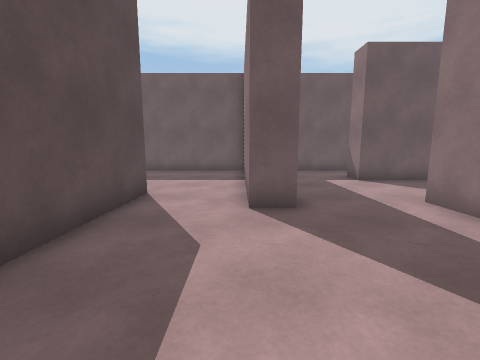
view 1 (above)

24 first-person views from a walk through a Unity game level. The camera is 1.3 m above the floor, tilts 8° down and sees 90° across. The floor is counted in squares, 1 m on a side. Each view is taken from the middle of a square. On the plan, view 1 faces up. The plan holds only what a view shows up to about 12 squares ahead; the rest is blank.

view 2
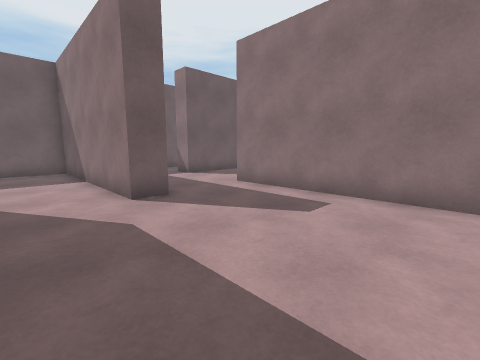

view 3
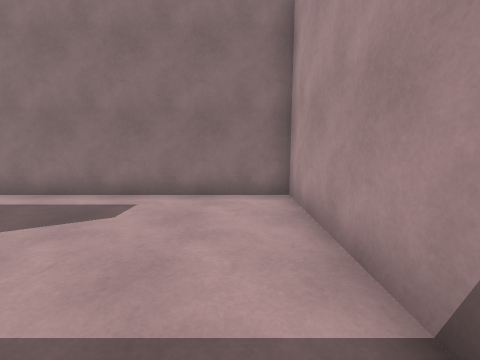

view 4
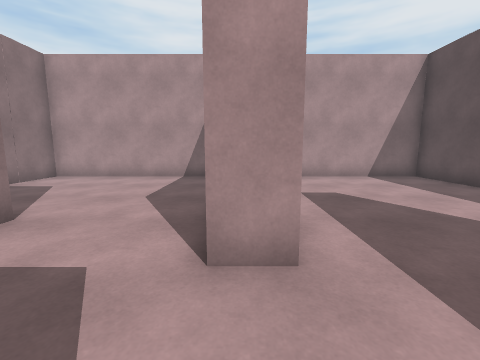

view 5
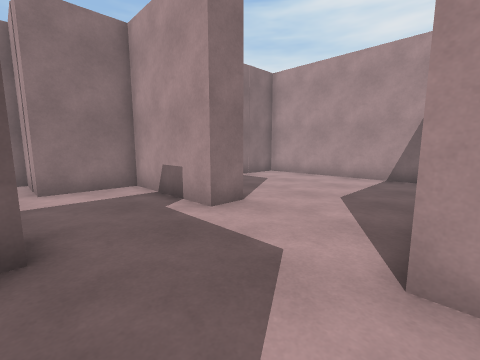

view 6
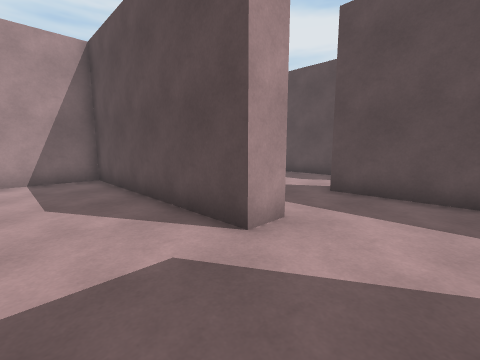

view 7
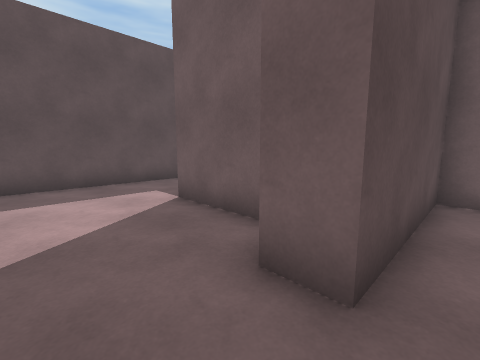

view 8
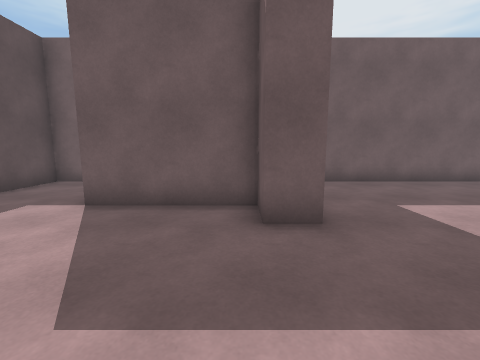

view 9
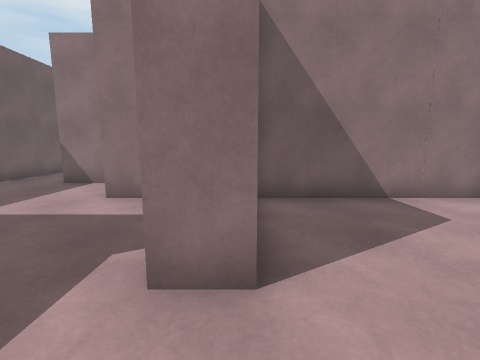

view 10
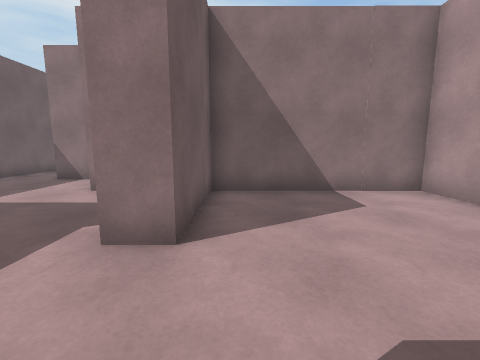

view 11
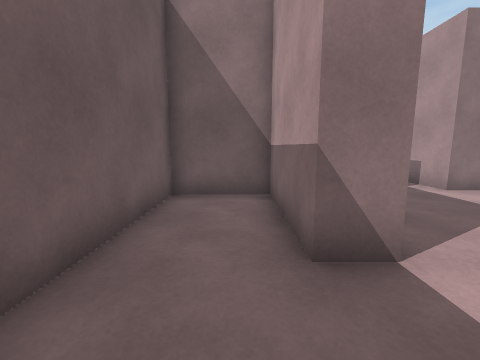

view 12
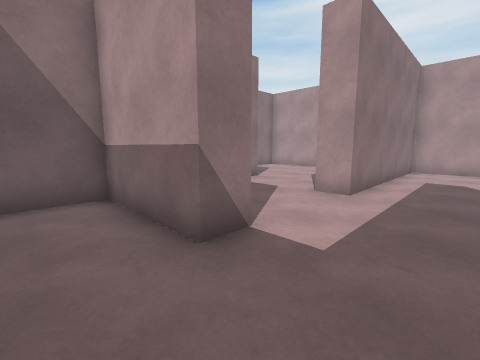

view 13
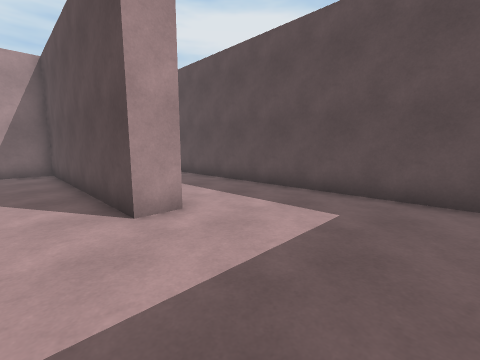

view 14
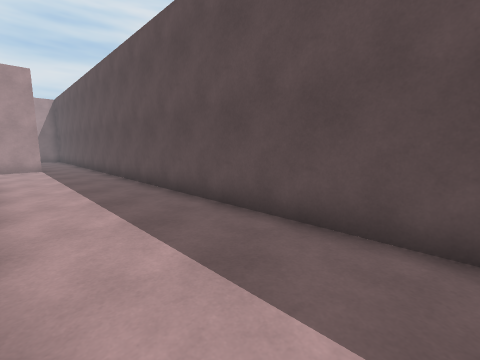

view 15
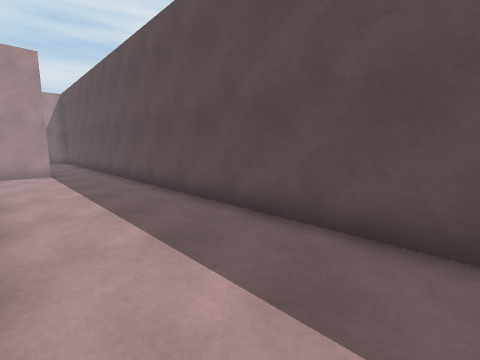

view 16
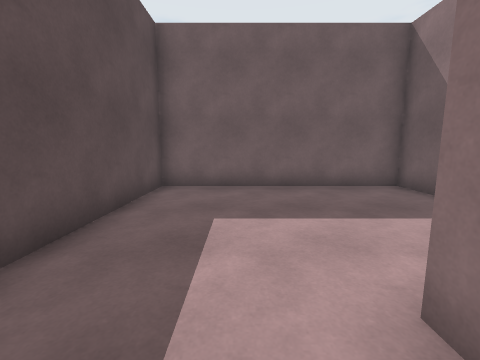

view 17
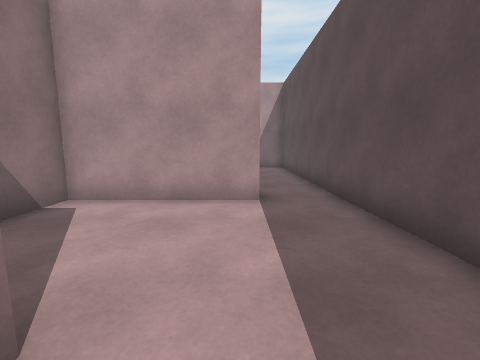

view 18
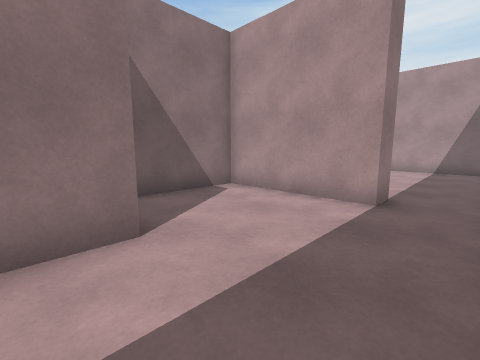

view 19
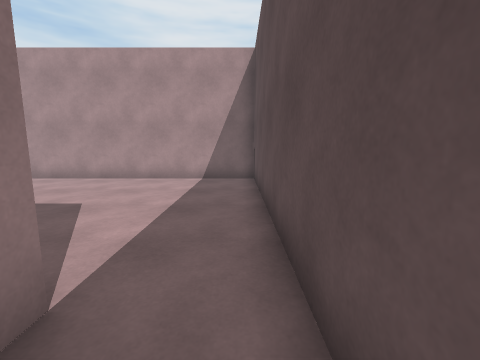

view 20
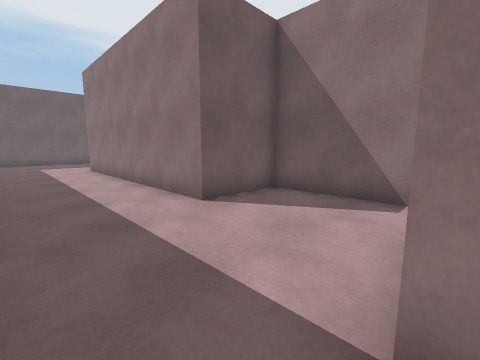

view 21
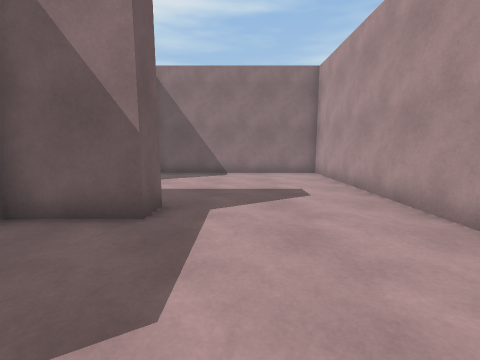

view 22
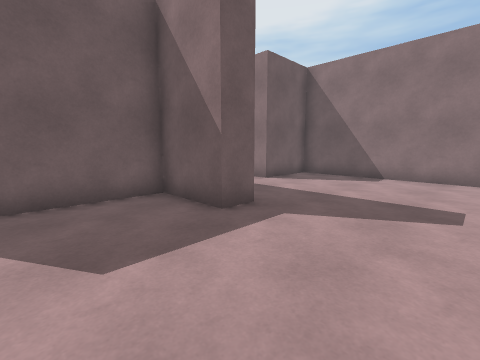

view 23
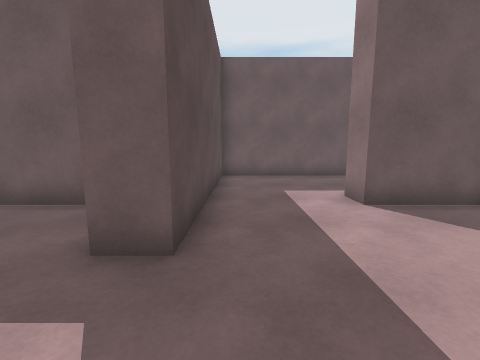

view 24
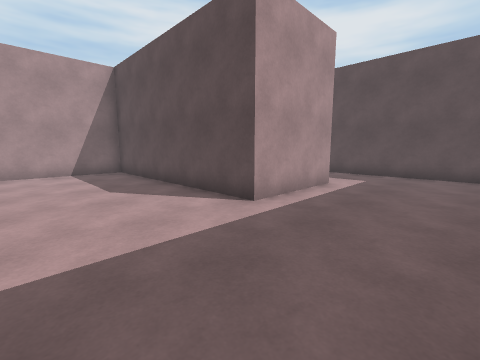

### Floor plan
Ten units are one square. View 1 is at (0, 0); x grows to the right and y downward. Boxes are objects, and circles mark ways between rooms. Rooms are numbered by the first view taken in them; rooms with no view inside come last. Other rooms are left out.
<svg viewBox="-81 -133 246 305">
<path fill="none" stroke="#000" d="M12 -49 2 -49 2 -64M-26 -67 -26 23 44 23 44 -45M44 -45 44 -55 54 -55 54 23 130 23 130 -38 90 -38 90 -48M94 -79 84 -79 84 -92 46 -92 46 -102 84 -102 84 -128 12 -128 12 -49M90 -48 130 -48 130 -74 155 -74 155 -104M156 -128 94 -128 94 -79M2 -64 2 -128 -76 -128 -76 74M-55 77 -8 77 -8 33 -36 33 -36 -67 -26 -67M58 33 1 33M2 36 2 113 -8 113 -8 88 -44 88M-55 89 -55 77M-76 74 -76 167 68 167 68 88 38 88 38 77 77 77 77 167 121 167"/>
<circle cx="25" cy="-50" r="3" fill="#2a7"/>
<circle cx="-15" cy="-55" r="3" fill="#2a7"/>
<circle cx="90" cy="-65" r="3" fill="#2a7"/>
<circle cx="-65" cy="85" r="3" fill="#2a7"/>
<text x="0" y="-20">1</text>
<text x="70" y="-50">2</text>
<text x="120" y="-90">3</text>
<text x="-50" y="-30">4</text>
<text x="60" y="110">5</text>
</svg>
Room 1 opens to room 2. Room 1 opens to room 4. Room 2 opens to room 3. Room 4 opens to room 5.

Where each view was taken, in squares from view 1:
view 1: 0 up, 0 right, facing up
view 2: 1 down, 2 left, facing up-right
view 3: 1 down, 2 left, facing right
view 4: 8 up, 5 right, facing down
view 5: 8 up, 5 right, facing down-right
view 6: 8 up, 8 right, facing down-left
view 7: 6 up, 10 right, facing up-left
view 8: 4 up, 8 right, facing up
view 9: 4 up, 7 right, facing right
view 10: 3 up, 6 right, facing right
view 11: 11 up, 2 right, facing right
view 12: 12 up, 2 right, facing down-right
view 13: 11 up, 1 left, facing down-left
view 14: 8 up, 4 left, facing down-left
view 15: 5 up, 4 left, facing down-left
view 16: 5 up, 5 left, facing up
view 17: 2 down, 5 left, facing down
view 18: 2 down, 7 left, facing down-right
view 19: 7 down, 7 left, facing down
view 20: 8 down, 7 left, facing up-right
view 21: 13 down, 5 left, facing right
view 22: 15 down, 4 left, facing up-right
view 23: 14 down, 1 right, facing up
view 24: 4 down, 12 right, facing down-left
